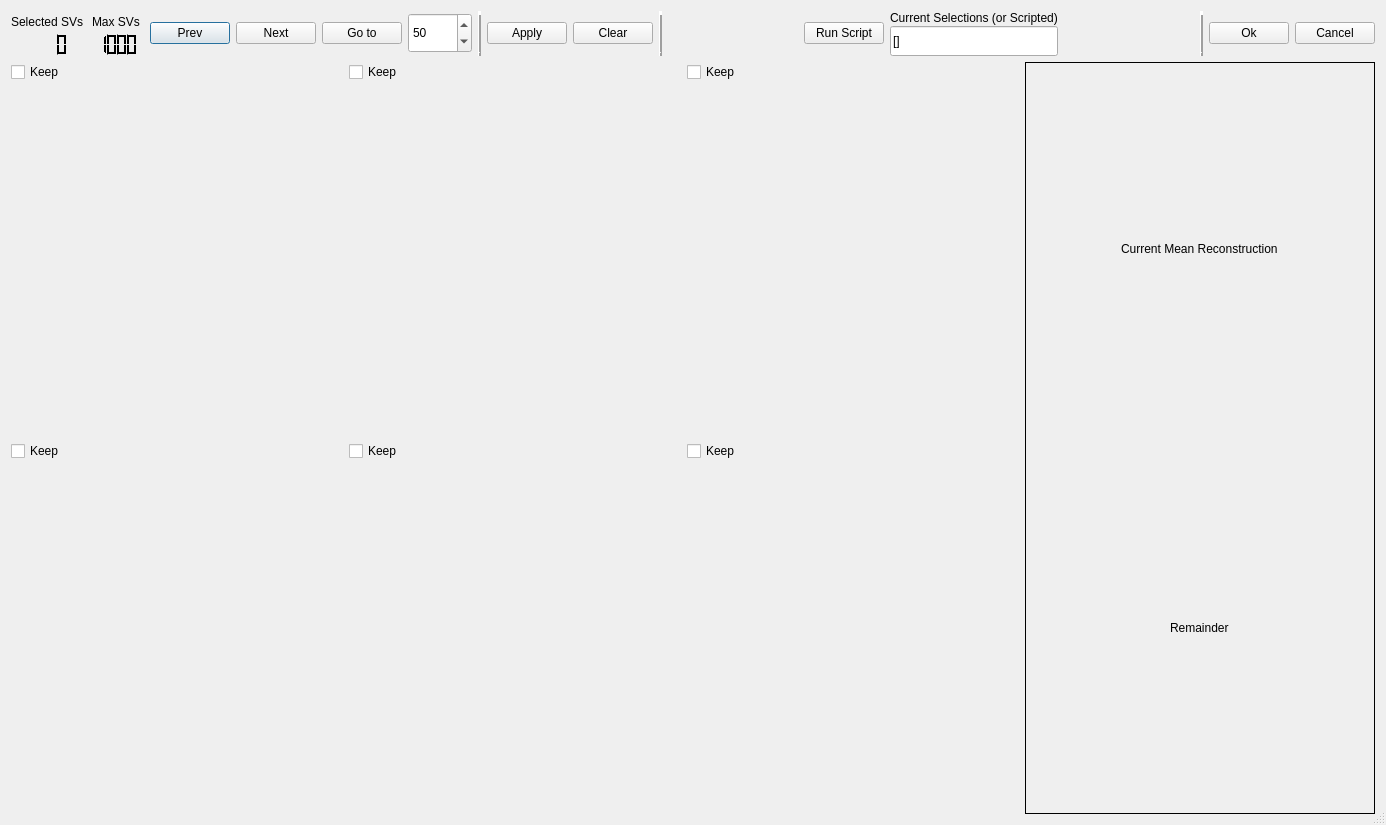
<?xml version="1.0" encoding="UTF-8"?>
<ui version="4.0">
 <class>Dialog</class>
 <widget class="QDialog" name="Dialog">
  <property name="geometry">
   <rect>
    <x>0</x>
    <y>0</y>
    <width>1386</width>
    <height>825</height>
   </rect>
  </property>
  <property name="windowTitle">
   <string>Singular Value Decomposition</string>
  </property>
  <property name="sizeGripEnabled">
   <bool>true</bool>
  </property>
  <layout class="QGridLayout" name="gridLayout_2">
   <property name="sizeConstraint">
    <enum>QLayout::SetNoConstraint</enum>
   </property>
   <item row="0" column="0" colspan="2">
    <layout class="QHBoxLayout" name="horizontalLayout">
     <item>
      <layout class="QVBoxLayout" name="verticalLayout">
       <property name="spacing">
        <number>0</number>
       </property>
       <item alignment="Qt::AlignHCenter">
        <widget class="QLabel" name="label">
         <property name="maximumSize">
          <size>
           <width>16777215</width>
           <height>30</height>
          </size>
         </property>
         <property name="text">
          <string>Selected SVs</string>
         </property>
        </widget>
       </item>
       <item alignment="Qt::AlignHCenter">
        <widget class="QLCDNumber" name="lcdSelectedSVs">
         <property name="palette">
          <palette>
           <active>
            <colorrole role="WindowText">
             <brush brushstyle="SolidPattern">
              <color alpha="255">
               <red>255</red>
               <green>255</green>
               <blue>255</blue>
              </color>
             </brush>
            </colorrole>
            <colorrole role="Button">
             <brush brushstyle="SolidPattern">
              <color alpha="255">
               <red>0</red>
               <green>0</green>
               <blue>0</blue>
              </color>
             </brush>
            </colorrole>
            <colorrole role="Light">
             <brush brushstyle="SolidPattern">
              <color alpha="255">
               <red>0</red>
               <green>0</green>
               <blue>0</blue>
              </color>
             </brush>
            </colorrole>
            <colorrole role="Midlight">
             <brush brushstyle="SolidPattern">
              <color alpha="255">
               <red>0</red>
               <green>0</green>
               <blue>0</blue>
              </color>
             </brush>
            </colorrole>
            <colorrole role="Dark">
             <brush brushstyle="SolidPattern">
              <color alpha="255">
               <red>0</red>
               <green>0</green>
               <blue>0</blue>
              </color>
             </brush>
            </colorrole>
            <colorrole role="Mid">
             <brush brushstyle="SolidPattern">
              <color alpha="255">
               <red>0</red>
               <green>0</green>
               <blue>0</blue>
              </color>
             </brush>
            </colorrole>
            <colorrole role="Text">
             <brush brushstyle="SolidPattern">
              <color alpha="255">
               <red>255</red>
               <green>255</green>
               <blue>255</blue>
              </color>
             </brush>
            </colorrole>
            <colorrole role="BrightText">
             <brush brushstyle="SolidPattern">
              <color alpha="255">
               <red>255</red>
               <green>255</green>
               <blue>255</blue>
              </color>
             </brush>
            </colorrole>
            <colorrole role="ButtonText">
             <brush brushstyle="SolidPattern">
              <color alpha="255">
               <red>255</red>
               <green>255</green>
               <blue>255</blue>
              </color>
             </brush>
            </colorrole>
            <colorrole role="Base">
             <brush brushstyle="SolidPattern">
              <color alpha="255">
               <red>0</red>
               <green>0</green>
               <blue>0</blue>
              </color>
             </brush>
            </colorrole>
            <colorrole role="Window">
             <brush brushstyle="SolidPattern">
              <color alpha="255">
               <red>0</red>
               <green>0</green>
               <blue>0</blue>
              </color>
             </brush>
            </colorrole>
            <colorrole role="Shadow">
             <brush brushstyle="SolidPattern">
              <color alpha="255">
               <red>0</red>
               <green>0</green>
               <blue>0</blue>
              </color>
             </brush>
            </colorrole>
            <colorrole role="AlternateBase">
             <brush brushstyle="SolidPattern">
              <color alpha="255">
               <red>0</red>
               <green>0</green>
               <blue>0</blue>
              </color>
             </brush>
            </colorrole>
            <colorrole role="ToolTipBase">
             <brush brushstyle="SolidPattern">
              <color alpha="255">
               <red>255</red>
               <green>255</green>
               <blue>220</blue>
              </color>
             </brush>
            </colorrole>
            <colorrole role="ToolTipText">
             <brush brushstyle="SolidPattern">
              <color alpha="255">
               <red>0</red>
               <green>0</green>
               <blue>0</blue>
              </color>
             </brush>
            </colorrole>
           </active>
           <inactive>
            <colorrole role="WindowText">
             <brush brushstyle="SolidPattern">
              <color alpha="255">
               <red>255</red>
               <green>255</green>
               <blue>255</blue>
              </color>
             </brush>
            </colorrole>
            <colorrole role="Button">
             <brush brushstyle="SolidPattern">
              <color alpha="255">
               <red>0</red>
               <green>0</green>
               <blue>0</blue>
              </color>
             </brush>
            </colorrole>
            <colorrole role="Light">
             <brush brushstyle="SolidPattern">
              <color alpha="255">
               <red>0</red>
               <green>0</green>
               <blue>0</blue>
              </color>
             </brush>
            </colorrole>
            <colorrole role="Midlight">
             <brush brushstyle="SolidPattern">
              <color alpha="255">
               <red>0</red>
               <green>0</green>
               <blue>0</blue>
              </color>
             </brush>
            </colorrole>
            <colorrole role="Dark">
             <brush brushstyle="SolidPattern">
              <color alpha="255">
               <red>0</red>
               <green>0</green>
               <blue>0</blue>
              </color>
             </brush>
            </colorrole>
            <colorrole role="Mid">
             <brush brushstyle="SolidPattern">
              <color alpha="255">
               <red>0</red>
               <green>0</green>
               <blue>0</blue>
              </color>
             </brush>
            </colorrole>
            <colorrole role="Text">
             <brush brushstyle="SolidPattern">
              <color alpha="255">
               <red>255</red>
               <green>255</green>
               <blue>255</blue>
              </color>
             </brush>
            </colorrole>
            <colorrole role="BrightText">
             <brush brushstyle="SolidPattern">
              <color alpha="255">
               <red>255</red>
               <green>255</green>
               <blue>255</blue>
              </color>
             </brush>
            </colorrole>
            <colorrole role="ButtonText">
             <brush brushstyle="SolidPattern">
              <color alpha="255">
               <red>255</red>
               <green>255</green>
               <blue>255</blue>
              </color>
             </brush>
            </colorrole>
            <colorrole role="Base">
             <brush brushstyle="SolidPattern">
              <color alpha="255">
               <red>0</red>
               <green>0</green>
               <blue>0</blue>
              </color>
             </brush>
            </colorrole>
            <colorrole role="Window">
             <brush brushstyle="SolidPattern">
              <color alpha="255">
               <red>0</red>
               <green>0</green>
               <blue>0</blue>
              </color>
             </brush>
            </colorrole>
            <colorrole role="Shadow">
             <brush brushstyle="SolidPattern">
              <color alpha="255">
               <red>0</red>
               <green>0</green>
               <blue>0</blue>
              </color>
             </brush>
            </colorrole>
            <colorrole role="AlternateBase">
             <brush brushstyle="SolidPattern">
              <color alpha="255">
               <red>0</red>
               <green>0</green>
               <blue>0</blue>
              </color>
             </brush>
            </colorrole>
            <colorrole role="ToolTipBase">
             <brush brushstyle="SolidPattern">
              <color alpha="255">
               <red>255</red>
               <green>255</green>
               <blue>220</blue>
              </color>
             </brush>
            </colorrole>
            <colorrole role="ToolTipText">
             <brush brushstyle="SolidPattern">
              <color alpha="255">
               <red>0</red>
               <green>0</green>
               <blue>0</blue>
              </color>
             </brush>
            </colorrole>
           </inactive>
           <disabled>
            <colorrole role="WindowText">
             <brush brushstyle="SolidPattern">
              <color alpha="255">
               <red>0</red>
               <green>0</green>
               <blue>0</blue>
              </color>
             </brush>
            </colorrole>
            <colorrole role="Button">
             <brush brushstyle="SolidPattern">
              <color alpha="255">
               <red>0</red>
               <green>0</green>
               <blue>0</blue>
              </color>
             </brush>
            </colorrole>
            <colorrole role="Light">
             <brush brushstyle="SolidPattern">
              <color alpha="255">
               <red>0</red>
               <green>0</green>
               <blue>0</blue>
              </color>
             </brush>
            </colorrole>
            <colorrole role="Midlight">
             <brush brushstyle="SolidPattern">
              <color alpha="255">
               <red>0</red>
               <green>0</green>
               <blue>0</blue>
              </color>
             </brush>
            </colorrole>
            <colorrole role="Dark">
             <brush brushstyle="SolidPattern">
              <color alpha="255">
               <red>0</red>
               <green>0</green>
               <blue>0</blue>
              </color>
             </brush>
            </colorrole>
            <colorrole role="Mid">
             <brush brushstyle="SolidPattern">
              <color alpha="255">
               <red>0</red>
               <green>0</green>
               <blue>0</blue>
              </color>
             </brush>
            </colorrole>
            <colorrole role="Text">
             <brush brushstyle="SolidPattern">
              <color alpha="255">
               <red>0</red>
               <green>0</green>
               <blue>0</blue>
              </color>
             </brush>
            </colorrole>
            <colorrole role="BrightText">
             <brush brushstyle="SolidPattern">
              <color alpha="255">
               <red>255</red>
               <green>255</green>
               <blue>255</blue>
              </color>
             </brush>
            </colorrole>
            <colorrole role="ButtonText">
             <brush brushstyle="SolidPattern">
              <color alpha="255">
               <red>0</red>
               <green>0</green>
               <blue>0</blue>
              </color>
             </brush>
            </colorrole>
            <colorrole role="Base">
             <brush brushstyle="SolidPattern">
              <color alpha="255">
               <red>0</red>
               <green>0</green>
               <blue>0</blue>
              </color>
             </brush>
            </colorrole>
            <colorrole role="Window">
             <brush brushstyle="SolidPattern">
              <color alpha="255">
               <red>0</red>
               <green>0</green>
               <blue>0</blue>
              </color>
             </brush>
            </colorrole>
            <colorrole role="Shadow">
             <brush brushstyle="SolidPattern">
              <color alpha="255">
               <red>0</red>
               <green>0</green>
               <blue>0</blue>
              </color>
             </brush>
            </colorrole>
            <colorrole role="AlternateBase">
             <brush brushstyle="SolidPattern">
              <color alpha="255">
               <red>0</red>
               <green>0</green>
               <blue>0</blue>
              </color>
             </brush>
            </colorrole>
            <colorrole role="ToolTipBase">
             <brush brushstyle="SolidPattern">
              <color alpha="255">
               <red>255</red>
               <green>255</green>
               <blue>220</blue>
              </color>
             </brush>
            </colorrole>
            <colorrole role="ToolTipText">
             <brush brushstyle="SolidPattern">
              <color alpha="255">
               <red>0</red>
               <green>0</green>
               <blue>0</blue>
              </color>
             </brush>
            </colorrole>
           </disabled>
          </palette>
         </property>
         <property name="frameShape">
          <enum>QFrame::NoFrame</enum>
         </property>
         <property name="frameShadow">
          <enum>QFrame::Plain</enum>
         </property>
         <property name="digitCount">
          <number>4</number>
         </property>
         <property name="value" stdset="0">
          <double>0.000000000000000</double>
         </property>
         <property name="intValue" stdset="0">
          <number>0</number>
         </property>
        </widget>
       </item>
      </layout>
     </item>
     <item>
      <layout class="QVBoxLayout" name="verticalLayout_2">
       <property name="spacing">
        <number>0</number>
       </property>
       <item alignment="Qt::AlignHCenter">
        <widget class="QLabel" name="label_2">
         <property name="maximumSize">
          <size>
           <width>16777215</width>
           <height>30</height>
          </size>
         </property>
         <property name="text">
          <string>Max SVs</string>
         </property>
        </widget>
       </item>
       <item alignment="Qt::AlignHCenter">
        <widget class="QLCDNumber" name="lcdMaxSVs">
         <property name="palette">
          <palette>
           <active>
            <colorrole role="WindowText">
             <brush brushstyle="SolidPattern">
              <color alpha="255">
               <red>255</red>
               <green>255</green>
               <blue>255</blue>
              </color>
             </brush>
            </colorrole>
            <colorrole role="Button">
             <brush brushstyle="SolidPattern">
              <color alpha="255">
               <red>0</red>
               <green>0</green>
               <blue>0</blue>
              </color>
             </brush>
            </colorrole>
            <colorrole role="Light">
             <brush brushstyle="SolidPattern">
              <color alpha="255">
               <red>0</red>
               <green>0</green>
               <blue>0</blue>
              </color>
             </brush>
            </colorrole>
            <colorrole role="Midlight">
             <brush brushstyle="SolidPattern">
              <color alpha="255">
               <red>0</red>
               <green>0</green>
               <blue>0</blue>
              </color>
             </brush>
            </colorrole>
            <colorrole role="Dark">
             <brush brushstyle="SolidPattern">
              <color alpha="255">
               <red>0</red>
               <green>0</green>
               <blue>0</blue>
              </color>
             </brush>
            </colorrole>
            <colorrole role="Mid">
             <brush brushstyle="SolidPattern">
              <color alpha="255">
               <red>0</red>
               <green>0</green>
               <blue>0</blue>
              </color>
             </brush>
            </colorrole>
            <colorrole role="Text">
             <brush brushstyle="SolidPattern">
              <color alpha="255">
               <red>255</red>
               <green>255</green>
               <blue>255</blue>
              </color>
             </brush>
            </colorrole>
            <colorrole role="BrightText">
             <brush brushstyle="SolidPattern">
              <color alpha="255">
               <red>255</red>
               <green>255</green>
               <blue>255</blue>
              </color>
             </brush>
            </colorrole>
            <colorrole role="ButtonText">
             <brush brushstyle="SolidPattern">
              <color alpha="255">
               <red>255</red>
               <green>255</green>
               <blue>255</blue>
              </color>
             </brush>
            </colorrole>
            <colorrole role="Base">
             <brush brushstyle="SolidPattern">
              <color alpha="255">
               <red>0</red>
               <green>0</green>
               <blue>0</blue>
              </color>
             </brush>
            </colorrole>
            <colorrole role="Window">
             <brush brushstyle="SolidPattern">
              <color alpha="255">
               <red>0</red>
               <green>0</green>
               <blue>0</blue>
              </color>
             </brush>
            </colorrole>
            <colorrole role="Shadow">
             <brush brushstyle="SolidPattern">
              <color alpha="255">
               <red>0</red>
               <green>0</green>
               <blue>0</blue>
              </color>
             </brush>
            </colorrole>
            <colorrole role="AlternateBase">
             <brush brushstyle="SolidPattern">
              <color alpha="255">
               <red>0</red>
               <green>0</green>
               <blue>0</blue>
              </color>
             </brush>
            </colorrole>
            <colorrole role="ToolTipBase">
             <brush brushstyle="SolidPattern">
              <color alpha="255">
               <red>255</red>
               <green>255</green>
               <blue>220</blue>
              </color>
             </brush>
            </colorrole>
            <colorrole role="ToolTipText">
             <brush brushstyle="SolidPattern">
              <color alpha="255">
               <red>0</red>
               <green>0</green>
               <blue>0</blue>
              </color>
             </brush>
            </colorrole>
           </active>
           <inactive>
            <colorrole role="WindowText">
             <brush brushstyle="SolidPattern">
              <color alpha="255">
               <red>255</red>
               <green>255</green>
               <blue>255</blue>
              </color>
             </brush>
            </colorrole>
            <colorrole role="Button">
             <brush brushstyle="SolidPattern">
              <color alpha="255">
               <red>0</red>
               <green>0</green>
               <blue>0</blue>
              </color>
             </brush>
            </colorrole>
            <colorrole role="Light">
             <brush brushstyle="SolidPattern">
              <color alpha="255">
               <red>0</red>
               <green>0</green>
               <blue>0</blue>
              </color>
             </brush>
            </colorrole>
            <colorrole role="Midlight">
             <brush brushstyle="SolidPattern">
              <color alpha="255">
               <red>0</red>
               <green>0</green>
               <blue>0</blue>
              </color>
             </brush>
            </colorrole>
            <colorrole role="Dark">
             <brush brushstyle="SolidPattern">
              <color alpha="255">
               <red>0</red>
               <green>0</green>
               <blue>0</blue>
              </color>
             </brush>
            </colorrole>
            <colorrole role="Mid">
             <brush brushstyle="SolidPattern">
              <color alpha="255">
               <red>0</red>
               <green>0</green>
               <blue>0</blue>
              </color>
             </brush>
            </colorrole>
            <colorrole role="Text">
             <brush brushstyle="SolidPattern">
              <color alpha="255">
               <red>255</red>
               <green>255</green>
               <blue>255</blue>
              </color>
             </brush>
            </colorrole>
            <colorrole role="BrightText">
             <brush brushstyle="SolidPattern">
              <color alpha="255">
               <red>255</red>
               <green>255</green>
               <blue>255</blue>
              </color>
             </brush>
            </colorrole>
            <colorrole role="ButtonText">
             <brush brushstyle="SolidPattern">
              <color alpha="255">
               <red>255</red>
               <green>255</green>
               <blue>255</blue>
              </color>
             </brush>
            </colorrole>
            <colorrole role="Base">
             <brush brushstyle="SolidPattern">
              <color alpha="255">
               <red>0</red>
               <green>0</green>
               <blue>0</blue>
              </color>
             </brush>
            </colorrole>
            <colorrole role="Window">
             <brush brushstyle="SolidPattern">
              <color alpha="255">
               <red>0</red>
               <green>0</green>
               <blue>0</blue>
              </color>
             </brush>
            </colorrole>
            <colorrole role="Shadow">
             <brush brushstyle="SolidPattern">
              <color alpha="255">
               <red>0</red>
               <green>0</green>
               <blue>0</blue>
              </color>
             </brush>
            </colorrole>
            <colorrole role="AlternateBase">
             <brush brushstyle="SolidPattern">
              <color alpha="255">
               <red>0</red>
               <green>0</green>
               <blue>0</blue>
              </color>
             </brush>
            </colorrole>
            <colorrole role="ToolTipBase">
             <brush brushstyle="SolidPattern">
              <color alpha="255">
               <red>255</red>
               <green>255</green>
               <blue>220</blue>
              </color>
             </brush>
            </colorrole>
            <colorrole role="ToolTipText">
             <brush brushstyle="SolidPattern">
              <color alpha="255">
               <red>0</red>
               <green>0</green>
               <blue>0</blue>
              </color>
             </brush>
            </colorrole>
           </inactive>
           <disabled>
            <colorrole role="WindowText">
             <brush brushstyle="SolidPattern">
              <color alpha="255">
               <red>0</red>
               <green>0</green>
               <blue>0</blue>
              </color>
             </brush>
            </colorrole>
            <colorrole role="Button">
             <brush brushstyle="SolidPattern">
              <color alpha="255">
               <red>0</red>
               <green>0</green>
               <blue>0</blue>
              </color>
             </brush>
            </colorrole>
            <colorrole role="Light">
             <brush brushstyle="SolidPattern">
              <color alpha="255">
               <red>0</red>
               <green>0</green>
               <blue>0</blue>
              </color>
             </brush>
            </colorrole>
            <colorrole role="Midlight">
             <brush brushstyle="SolidPattern">
              <color alpha="255">
               <red>0</red>
               <green>0</green>
               <blue>0</blue>
              </color>
             </brush>
            </colorrole>
            <colorrole role="Dark">
             <brush brushstyle="SolidPattern">
              <color alpha="255">
               <red>0</red>
               <green>0</green>
               <blue>0</blue>
              </color>
             </brush>
            </colorrole>
            <colorrole role="Mid">
             <brush brushstyle="SolidPattern">
              <color alpha="255">
               <red>0</red>
               <green>0</green>
               <blue>0</blue>
              </color>
             </brush>
            </colorrole>
            <colorrole role="Text">
             <brush brushstyle="SolidPattern">
              <color alpha="255">
               <red>0</red>
               <green>0</green>
               <blue>0</blue>
              </color>
             </brush>
            </colorrole>
            <colorrole role="BrightText">
             <brush brushstyle="SolidPattern">
              <color alpha="255">
               <red>255</red>
               <green>255</green>
               <blue>255</blue>
              </color>
             </brush>
            </colorrole>
            <colorrole role="ButtonText">
             <brush brushstyle="SolidPattern">
              <color alpha="255">
               <red>0</red>
               <green>0</green>
               <blue>0</blue>
              </color>
             </brush>
            </colorrole>
            <colorrole role="Base">
             <brush brushstyle="SolidPattern">
              <color alpha="255">
               <red>0</red>
               <green>0</green>
               <blue>0</blue>
              </color>
             </brush>
            </colorrole>
            <colorrole role="Window">
             <brush brushstyle="SolidPattern">
              <color alpha="255">
               <red>0</red>
               <green>0</green>
               <blue>0</blue>
              </color>
             </brush>
            </colorrole>
            <colorrole role="Shadow">
             <brush brushstyle="SolidPattern">
              <color alpha="255">
               <red>0</red>
               <green>0</green>
               <blue>0</blue>
              </color>
             </brush>
            </colorrole>
            <colorrole role="AlternateBase">
             <brush brushstyle="SolidPattern">
              <color alpha="255">
               <red>0</red>
               <green>0</green>
               <blue>0</blue>
              </color>
             </brush>
            </colorrole>
            <colorrole role="ToolTipBase">
             <brush brushstyle="SolidPattern">
              <color alpha="255">
               <red>255</red>
               <green>255</green>
               <blue>220</blue>
              </color>
             </brush>
            </colorrole>
            <colorrole role="ToolTipText">
             <brush brushstyle="SolidPattern">
              <color alpha="255">
               <red>0</red>
               <green>0</green>
               <blue>0</blue>
              </color>
             </brush>
            </colorrole>
           </disabled>
          </palette>
         </property>
         <property name="frameShape">
          <enum>QFrame::NoFrame</enum>
         </property>
         <property name="frameShadow">
          <enum>QFrame::Plain</enum>
         </property>
         <property name="digitCount">
          <number>4</number>
         </property>
         <property name="value" stdset="0">
          <double>1000.000000000000000</double>
         </property>
        </widget>
       </item>
      </layout>
     </item>
     <item>
      <widget class="QPushButton" name="pushButtonPrev">
       <property name="layoutDirection">
        <enum>Qt::LeftToRight</enum>
       </property>
       <property name="text">
        <string>Prev</string>
       </property>
       <property name="icon">
        <iconset resource="../icons_all.qrc">
         <normaloff>:/icons/open-iconic-master/png/arrow-thick-left-8x.png</normaloff>:/icons/open-iconic-master/png/arrow-thick-left-8x.png</iconset>
       </property>
       <property name="iconSize">
        <size>
         <width>35</width>
         <height>35</height>
        </size>
       </property>
       <property name="default">
        <bool>false</bool>
       </property>
       <property name="flat">
        <bool>false</bool>
       </property>
      </widget>
     </item>
     <item>
      <widget class="QPushButton" name="pushButtonNext">
       <property name="layoutDirection">
        <enum>Qt::LeftToRight</enum>
       </property>
       <property name="text">
        <string>Next</string>
       </property>
       <property name="icon">
        <iconset resource="../icons_all.qrc">
         <normaloff>:/icons/open-iconic-master/png/arrow-thick-right-8x.png</normaloff>:/icons/open-iconic-master/png/arrow-thick-right-8x.png</iconset>
       </property>
       <property name="iconSize">
        <size>
         <width>35</width>
         <height>35</height>
        </size>
       </property>
       <property name="default">
        <bool>false</bool>
       </property>
       <property name="flat">
        <bool>false</bool>
       </property>
      </widget>
     </item>
     <item>
      <widget class="QPushButton" name="pushButtonGoTo">
       <property name="layoutDirection">
        <enum>Qt::LeftToRight</enum>
       </property>
       <property name="text">
        <string>Go to</string>
       </property>
       <property name="icon">
        <iconset resource="../icons_all.qrc">
         <normaloff>:/icons/open-iconic-master/png/account-login-8x.png</normaloff>:/icons/open-iconic-master/png/account-login-8x.png</iconset>
       </property>
       <property name="iconSize">
        <size>
         <width>35</width>
         <height>35</height>
        </size>
       </property>
       <property name="default">
        <bool>false</bool>
       </property>
       <property name="flat">
        <bool>false</bool>
       </property>
      </widget>
     </item>
     <item>
      <widget class="QSpinBox" name="spinBoxGoTo">
       <property name="minimumSize">
        <size>
         <width>64</width>
         <height>40</height>
        </size>
       </property>
       <property name="maximum">
        <number>10000</number>
       </property>
       <property name="value">
        <number>50</number>
       </property>
      </widget>
     </item>
     <item>
      <widget class="QFrame" name="frame_2">
       <property name="frameShape">
        <enum>QFrame::VLine</enum>
       </property>
       <property name="frameShadow">
        <enum>QFrame::Raised</enum>
       </property>
       <property name="lineWidth">
        <number>4</number>
       </property>
      </widget>
     </item>
     <item>
      <widget class="QPushButton" name="pushButtonApply">
       <property name="layoutDirection">
        <enum>Qt::LeftToRight</enum>
       </property>
       <property name="text">
        <string>Apply</string>
       </property>
       <property name="icon">
        <iconset resource="../icons_all.qrc">
         <normaloff>:/icons/open-iconic-master/png/plus-8x.png</normaloff>:/icons/open-iconic-master/png/plus-8x.png</iconset>
       </property>
       <property name="iconSize">
        <size>
         <width>35</width>
         <height>35</height>
        </size>
       </property>
       <property name="default">
        <bool>false</bool>
       </property>
       <property name="flat">
        <bool>false</bool>
       </property>
      </widget>
     </item>
     <item>
      <widget class="QPushButton" name="pushButtonClear">
       <property name="layoutDirection">
        <enum>Qt::LeftToRight</enum>
       </property>
       <property name="text">
        <string>Clear</string>
       </property>
       <property name="icon">
        <iconset resource="../icons_all.qrc">
         <normaloff>:/icons/open-iconic-master/png/ban-8x.png</normaloff>:/icons/open-iconic-master/png/ban-8x.png</iconset>
       </property>
       <property name="iconSize">
        <size>
         <width>35</width>
         <height>35</height>
        </size>
       </property>
       <property name="default">
        <bool>false</bool>
       </property>
       <property name="flat">
        <bool>false</bool>
       </property>
      </widget>
     </item>
     <item>
      <widget class="QFrame" name="frame_3">
       <property name="frameShape">
        <enum>QFrame::VLine</enum>
       </property>
       <property name="frameShadow">
        <enum>QFrame::Raised</enum>
       </property>
       <property name="lineWidth">
        <number>4</number>
       </property>
      </widget>
     </item>
     <item>
      <spacer name="horizontalSpacer">
       <property name="orientation">
        <enum>Qt::Horizontal</enum>
       </property>
       <property name="sizeHint" stdset="0">
        <size>
         <width>40</width>
         <height>20</height>
        </size>
       </property>
      </spacer>
     </item>
     <item>
      <widget class="QPushButton" name="pushButtonScript">
       <property name="layoutDirection">
        <enum>Qt::LeftToRight</enum>
       </property>
       <property name="text">
        <string>Run Script</string>
       </property>
       <property name="icon">
        <iconset resource="../icons_all.qrc">
         <normaloff>:/icons/open-iconic-master/png/play-circle-8x.png</normaloff>:/icons/open-iconic-master/png/play-circle-8x.png</iconset>
       </property>
       <property name="iconSize">
        <size>
         <width>35</width>
         <height>35</height>
        </size>
       </property>
       <property name="default">
        <bool>false</bool>
       </property>
       <property name="flat">
        <bool>false</bool>
       </property>
      </widget>
     </item>
     <item>
      <layout class="QVBoxLayout" name="verticalLayout_5">
       <property name="spacing">
        <number>1</number>
       </property>
       <item>
        <widget class="QLabel" name="label_5">
         <property name="text">
          <string>Current Selections (or Scripted)</string>
         </property>
        </widget>
       </item>
       <item>
        <widget class="QLineEdit" name="lineEditSelections">
         <property name="minimumSize">
          <size>
           <width>0</width>
           <height>30</height>
          </size>
         </property>
         <property name="text">
          <string>[]</string>
         </property>
        </widget>
       </item>
      </layout>
     </item>
     <item>
      <spacer name="horizontalSpacer_3">
       <property name="orientation">
        <enum>Qt::Horizontal</enum>
       </property>
       <property name="sizeHint" stdset="0">
        <size>
         <width>40</width>
         <height>20</height>
        </size>
       </property>
      </spacer>
     </item>
     <item>
      <widget class="QFrame" name="frame_4">
       <property name="frameShape">
        <enum>QFrame::VLine</enum>
       </property>
       <property name="frameShadow">
        <enum>QFrame::Raised</enum>
       </property>
       <property name="lineWidth">
        <number>4</number>
       </property>
      </widget>
     </item>
     <item>
      <widget class="QPushButton" name="pushButtonOk">
       <property name="layoutDirection">
        <enum>Qt::LeftToRight</enum>
       </property>
       <property name="text">
        <string>Ok</string>
       </property>
       <property name="icon">
        <iconset resource="../icons_all.qrc">
         <normaloff>:/icons/open-iconic-master/png/check-8x.png</normaloff>:/icons/open-iconic-master/png/check-8x.png</iconset>
       </property>
       <property name="iconSize">
        <size>
         <width>35</width>
         <height>35</height>
        </size>
       </property>
       <property name="default">
        <bool>false</bool>
       </property>
       <property name="flat">
        <bool>false</bool>
       </property>
      </widget>
     </item>
     <item>
      <widget class="QPushButton" name="pushButtonCancel">
       <property name="layoutDirection">
        <enum>Qt::LeftToRight</enum>
       </property>
       <property name="text">
        <string>Cancel</string>
       </property>
       <property name="icon">
        <iconset resource="../icons_all.qrc">
         <normaloff>:/icons/open-iconic-master/png/thumb-down-8x.png</normaloff>:/icons/open-iconic-master/png/thumb-down-8x.png</iconset>
       </property>
       <property name="iconSize">
        <size>
         <width>35</width>
         <height>35</height>
        </size>
       </property>
       <property name="default">
        <bool>false</bool>
       </property>
       <property name="flat">
        <bool>false</bool>
       </property>
      </widget>
     </item>
    </layout>
   </item>
   <item row="1" column="0">
    <layout class="QGridLayout" name="gridLayout">
     <item row="2" column="2">
      <widget class="QCheckBox" name="checkBox_6">
       <property name="text">
        <string>Keep</string>
       </property>
      </widget>
     </item>
     <item row="0" column="2">
      <widget class="QCheckBox" name="checkBox_3">
       <property name="text">
        <string>Keep</string>
       </property>
      </widget>
     </item>
     <item row="2" column="1">
      <widget class="QCheckBox" name="checkBox_5">
       <property name="text">
        <string>Keep</string>
       </property>
      </widget>
     </item>
     <item row="1" column="0">
      <spacer name="verticalSpacer">
       <property name="orientation">
        <enum>Qt::Vertical</enum>
       </property>
       <property name="sizeHint" stdset="0">
        <size>
         <width>20</width>
         <height>40</height>
        </size>
       </property>
      </spacer>
     </item>
     <item row="2" column="0">
      <widget class="QCheckBox" name="checkBox_4">
       <property name="text">
        <string>Keep</string>
       </property>
      </widget>
     </item>
     <item row="0" column="1">
      <widget class="QCheckBox" name="checkBox_2">
       <property name="text">
        <string>Keep</string>
       </property>
      </widget>
     </item>
     <item row="0" column="0">
      <widget class="QCheckBox" name="checkBox">
       <property name="text">
        <string>Keep</string>
       </property>
      </widget>
     </item>
     <item row="3" column="0">
      <spacer name="verticalSpacer_2">
       <property name="orientation">
        <enum>Qt::Vertical</enum>
       </property>
       <property name="sizeHint" stdset="0">
        <size>
         <width>20</width>
         <height>40</height>
        </size>
       </property>
      </spacer>
     </item>
    </layout>
   </item>
   <item row="1" column="1">
    <widget class="QFrame" name="frame">
     <property name="minimumSize">
      <size>
       <width>300</width>
       <height>0</height>
      </size>
     </property>
     <property name="maximumSize">
      <size>
       <width>350</width>
       <height>16777215</height>
      </size>
     </property>
     <property name="frameShape">
      <enum>QFrame::Box</enum>
     </property>
     <property name="frameShadow">
      <enum>QFrame::Plain</enum>
     </property>
     <layout class="QVBoxLayout" name="verticalLayout_4">
      <item>
       <layout class="QVBoxLayout" name="verticalLayout_3">
        <item alignment="Qt::AlignHCenter">
         <widget class="QLabel" name="label_3">
          <property name="text">
           <string>Current Mean Reconstruction</string>
          </property>
         </widget>
        </item>
        <item>
         <spacer name="horizontalSpacer_2">
          <property name="orientation">
           <enum>Qt::Horizontal</enum>
          </property>
          <property name="sizeHint" stdset="0">
           <size>
            <width>40</width>
            <height>20</height>
           </size>
          </property>
         </spacer>
        </item>
        <item alignment="Qt::AlignHCenter">
         <widget class="QLabel" name="label_4">
          <property name="text">
           <string>Remainder</string>
          </property>
         </widget>
        </item>
       </layout>
      </item>
     </layout>
    </widget>
   </item>
  </layout>
 </widget>
 <resources>
  <include location="../icons_all.qrc"/>
 </resources>
 <connections/>
</ui>
